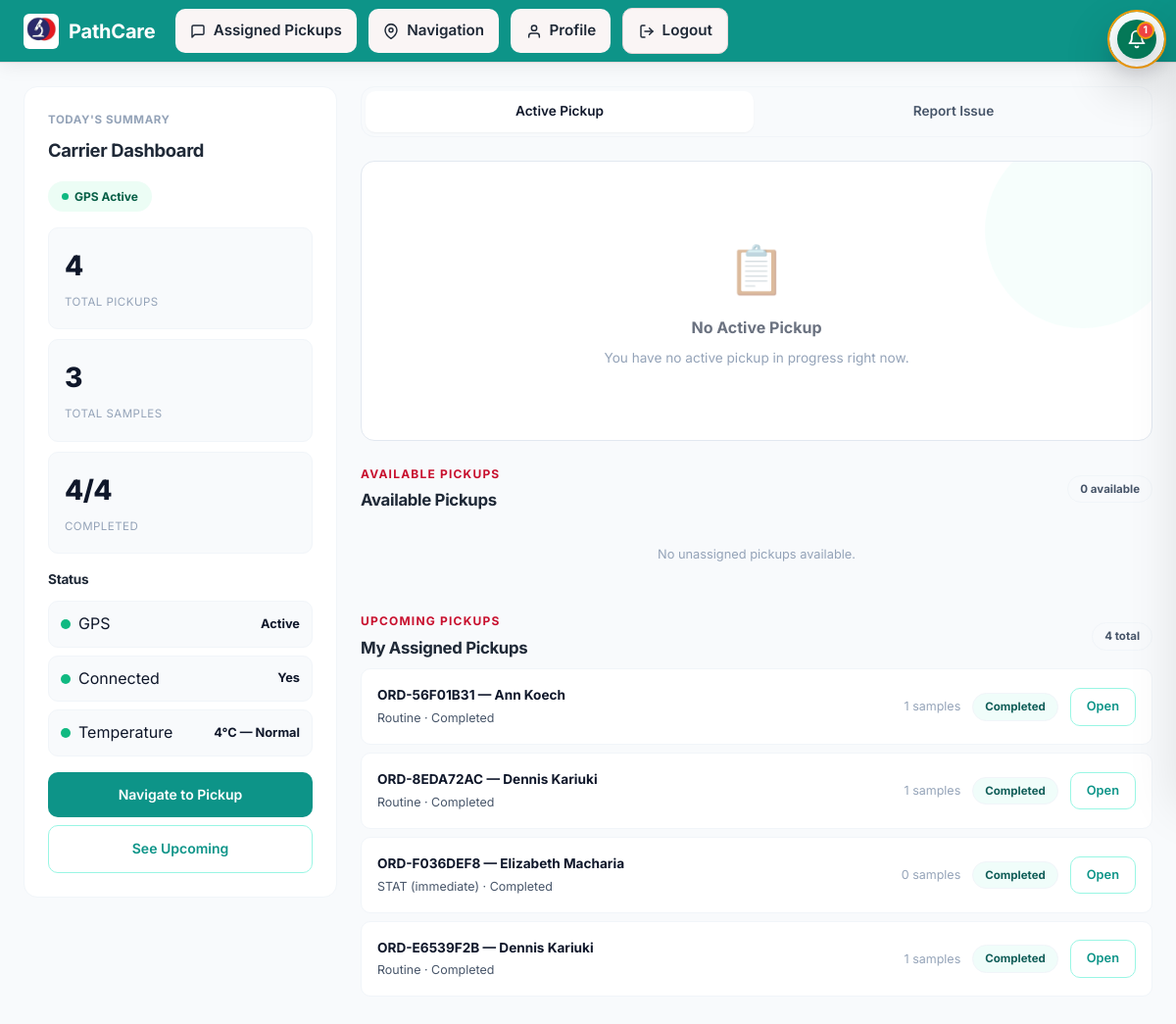
The page /carrier-view/ (signed in) on the database as committed earlier.
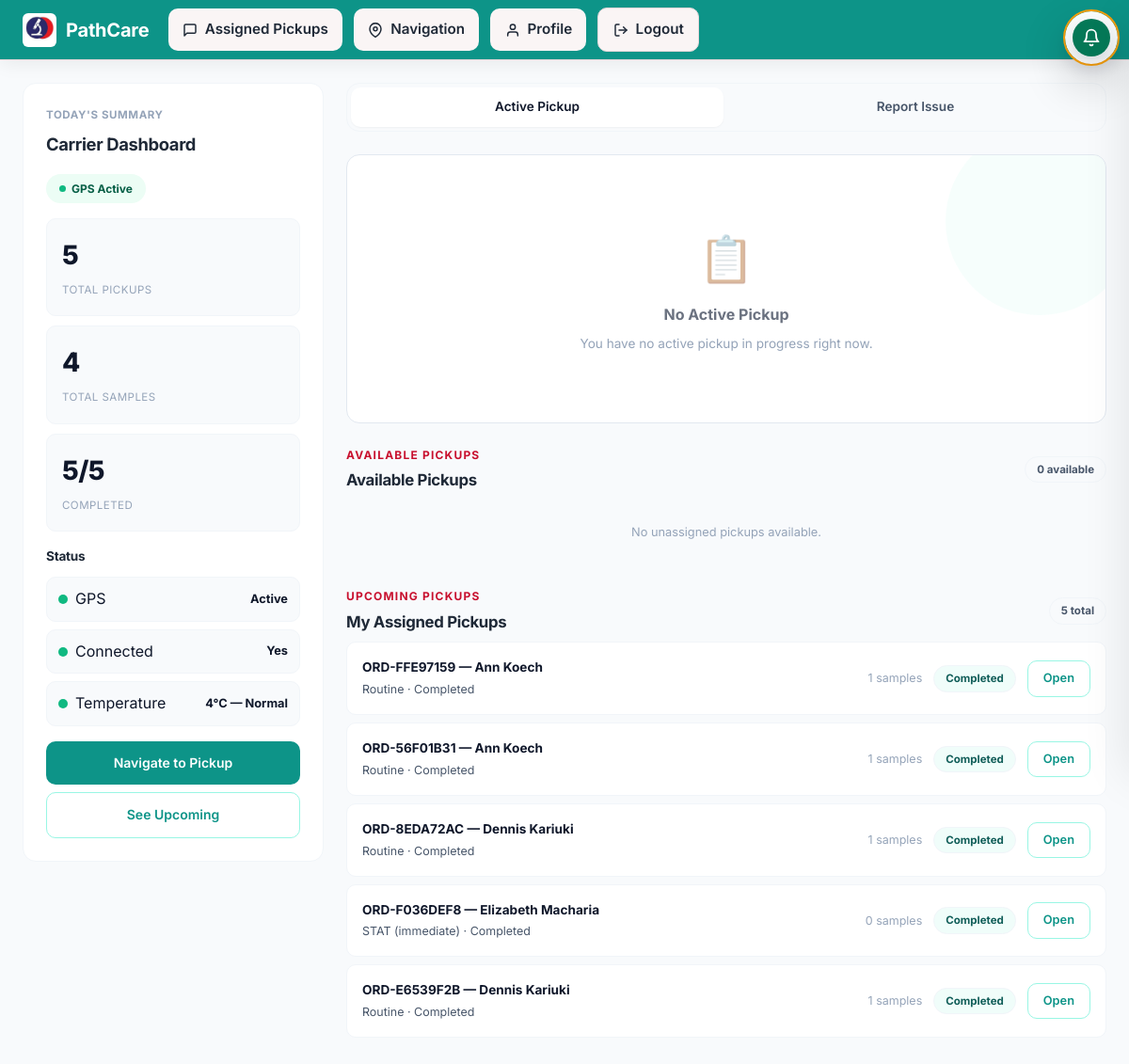
The same page on the database as committed later.
### tracking/models.py (models this page shows, shortened)
class Order(models.Model):
    class Priority(models.TextChoices):
        ROUTINE = "routine", "Routine"
        URGENT = "urgent", "Priority"
        STAT = "stat", "STAT (immediate)"
    class Status(models.TextChoices):
        PENDING_REVIEW = "pending_review", "Pending review"
        PENDING = "pending", "Pending assignment"
        ASSIGNED = "assigned", "Assigned to carrier"
        ACCEPTED = "accepted", "Accepted by carrier"
        EN_ROUTE_TO_CLIENT = "en_route_client", "En route to client"
        AT_CLIENT = "at_client", "Arrived at client"
        PICKED_UP = "picked_up", "Picked up"
        IN_TRANSIT = "in_transit", "In transit"
        DELIVERED = "delivered", "Delivered to lab"
        RECEIVED = "received", "Received at lab"
        COMPLETED = "completed", "Completed"
        CANCELLED = "cancelled", "Cancelled"
    id = models.UUIDField(primary_key=True, default=uuid.uuid4, editable=False)
    reference_code = models.CharField(max_length=32, unique=True)
    client = models.ForeignKey(Client, on_delete=models.PROTECT, related_name="orders")
    facility = models.ForeignKey(
        'core.Facility',
        on_delete=models.SET_NULL,
        null=True,
        blank=True,
        related_name='orders',
        help_text="Facility for this pickup (defaults to client's default facility)"
    )
    carrier = models.ForeignKey(
        Carrier, on_delete=models.SET_NULL, null=True, blank=True, related_name="orders"
    )
    priority = models.CharField(max_length=16, choices=Priority.choices, default=Priority.ROUTINE)
    status = models.CharField(max_length=16, choices=Status.choices, default=Status.PENDING)
    requested_pickup_time = models.DateTimeField(null=True, blank=True)
    samples_ready_at = models.DateTimeField(null=True, blank=True)
    requestor_name = models.CharField(max_length=255, blank=True)
    requestor_phone = models.CharField(max_length=32, blank=True)
    reception_details = models.CharField(max_length=255, blank=True)
    parking_notes = models.CharField(max_length=255, blank=True)
    security_instructions = models.CharField(max_length=255, blank=True)
    pickup_address = models.CharField(max_length=255, blank=True)
    distance_to_lab_km = models.FloatField(null=True, blank=True)
    estimated_pickup_minutes = models.IntegerField(null=True, blank=True)
    notes = models.TextField(blank=True)
    latitude = models.FloatField(null=True, blank=True)
    longitude = models.FloatField(null=True, blank=True)
    created_at = models.DateTimeField(auto_now_add=True)
    updated_at = models.DateTimeField(auto_now=True)

class Client(models.Model):
    id = models.UUIDField(primary_key=True, default=uuid.uuid4, editable=False)
    name = models.CharField(max_length=255)
    contact_name = models.CharField(max_length=255, blank=True)
    contact_phone = models.CharField(max_length=32)
    contact_email = models.EmailField(blank=True)
    address = models.CharField(max_length=255)
    latitude = models.FloatField(null=True, blank=True)
    longitude = models.FloatField(null=True, blank=True)
    default_facility = models.ForeignKey(
        'core.Facility',
        on_delete=models.SET_NULL,
        null=True,
        blank=True,
        related_name='clients',
        help_text="Default facility for this client's pickups"
    )
    is_active = models.BooleanField(default=True)
    created_at = models.DateTimeField(auto_now_add=True)

### tracking/views.py (the view, shortened to what this page needs)
# urls.py: path("carrier-view/", views.carrier_view, name="carrier_view"),
@role_required("super_admin", "carrier")
def carrier_view(request):
    carrier = getattr(request.user, "carrier_profile", None)
    assigned_orders = Order.objects.filter(carrier=carrier).order_by("-created_at")
    available_orders = Order.objects.filter(
        carrier__isnull=True,
        status=Order.Status.PENDING,
    ).select_related("client").order_by("requested_pickup_time", "created_at")
    next_pickup_order = Order.objects.filter(
        carrier=carrier,
        status__in=[
            Order.Status.ASSIGNED,
            Order.Status.ACCEPTED,
            Order.Status.EN_ROUTE_TO_CLIENT,
            Order.Status.AT_CLIENT,
        ],
        latitude__isnull=False,
        longitude__isnull=False,
    ).order_by("requested_pickup_time").first()
    lab_return_order = Order.objects.filter(
        carrier=carrier,
        status__in=[
            Order.Status.PICKED_UP,
            Order.Status.IN_TRANSIT,
            Order.Status.DELIVERED,
        ],
    ).order_by("requested_pickup_time").first()
    issue_form = None
    if request.method == "POST" and "issue_submit" in request.POST:
        issue_form = CarrierIssueForm(request.POST)
        if issue_form.is_valid():
            issue = issue_form.save(commit=False)
            issue.carrier = carrier
            if not issue.order and next_pickup_order:
                issue.order = next_pickup_order
            issue.save()
            review_users = User.objects.filter(role__in=[User.Role.SUPER_ADMIN, User.Role.DISPATCHER], is_active=True)
            for recipient in review_users:
                Notification.objects.create(
                    user=recipient,
                    order=issue.order,
                    message=f"Carrier {carrier.display_name} reported {issue.get_category_display()}: {issue.description[:120]}",
                )
            messages.success(request, "Issue reported. Dispatcher and admin have been notified.")
            return redirect("tracking:carrier_view")
    else:
        issue_form = CarrierIssueForm(initial={
            "order": next_pickup_order.pk if next_pickup_order else None,
        })
    assigned_orders = assigned_orders.prefetch_related('samples')
    available_orders = available_orders.prefetch_related('samples')
    carrier_location = None
    next_pickup_distance_km = None
    next_pickup_eta_minutes = None
    lab_location = {
        "latitude": settings.LAB_LOCATION["latitude"],
        "longitude": settings.LAB_LOCATION["longitude"],
    }
    if carrier and carrier.current_latitude is not None and carrier.current_longitude is not None:
        carrier_location = {
            "latitude": carrier.current_latitude,
            "longitude": carrier.current_longitude,
        }
    active_destination = None
    if lab_return_order:
        active_destination = lab_location
    elif next_pickup_order:
        active_destination = {
            "latitude": next_pickup_order.latitude,
            "longitude": next_pickup_order.longitude,
        }
    total_pickups = assigned_orders.count()
    total_samples = sum(order.samples.count() for order in assigned_orders)
    completed_pickups = assigned_orders.filter(status__in=[
        Order.Status.DELIVERED,
        Order.Status.RECEIVED,
        Order.Status.COMPLETED,
    ]).count()
    gps_active = carrier_location is not None
    connected = carrier.user.is_active if carrier and carrier.user else False
    carrier_issues = CarrierIssue.objects.filter(carrier=carrier).order_by("-created_at")[:8]
    active_order = lab_return_order or next_pickup_order
    return render(request, "tracking/carrier_view.html", {
        "carrier": carrier,
        "orders": assigned_orders,
        "available_orders": available_orders,
        "next_pickup_order": next_pickup_order,
        "lab_return_order": lab_return_order,
        "active_order": active_order,
        "carrier_location": carrier_location,
        "lab_location": lab_location,
        "next_pickup_distance_km": next_pickup_distance_km,
        "next_pickup_eta_minutes": next_pickup_eta_minutes,
        "total_pickups": total_pickups,
        "total_samples": total_samples,
        "completed_pickups": completed_pickups,
        "gps_active": gps_active,
        "connected": connected,
        "issue_form": issue_form,
        "carrier_issues": carrier_issues,
    })

### tracking/context_processors.py (called while the page is built)
def notifications(request):
    if not request.user.is_authenticated:
        return {}
    try:
        unread = Notification.objects.filter(user=request.user, is_read=False).count()
        recent = Notification.objects.filter(user=request.user).order_by("-created_at")[:10]
        return {"notifications_unread_count": unread, "notifications_list": recent}
    except Exception:
        return {}

### tracking/templates/tracking/carrier_view.html (shortened to what the changed rows need)
{% extends "tracking/base.html" %}
{% block content %}
<div class="carrier-layout">
  <aside class="carrier-sidebar">
    <div class="panel-card">
      <div class="stat-tiles" style="margin-top: var(--space-md);">
        <div class="stat-tile"><strong>{{ total_pickups }}</strong><small>Total Pickups</small></div>
        <div class="stat-tile"><strong>{{ total_samples }}</strong><small>Total Samples</small></div>
        <div class="stat-tile"><strong>{{ completed_pickups }}/{{ total_pickups }}</strong><small>Completed</small></div>
      </div>
    </div>
  </aside>
  <main>
    <section id="upcoming-pickups" style="margin-top:var(--space-lg);">
      <div class="section-row" style="margin-top:var(--space-lg);">
        <div>
          <p class="eyebrow" style="margin:0 0 4px;">Upcoming Pickups</p>
          <h3>My Assigned Pickups</h3>
        </div>
        <span class="chip">{{ orders|length }} total</span>
      </div>
      <div class="pickup-list">
        {% if orders %}
          {% for order in orders %}
            {% if not next_pickup_order or order.pk != next_pickup_order.pk %}
              <div class="pickup-card">
                <div>
                  <strong>{{ order.reference_code }} — {{ order.client.name }}</strong>
                  <p>{{ order.get_priority_display }} · {{ order.get_status_display }}</p>
                </div>
                <div style="display:flex;align-items:center;gap:12px;">
                  <span style="font-size:.78rem;color:var(--color-text-muted);">{{ order.samples.count }} samples</span>
                  <span class="chip chip--active">{{ order.get_status_display }}</span>
                  <a class="btn btn--sm btn--outline" href="{% url 'tracking:order_detail' order.pk %}">Open</a>
                </div>
              </div>
            {% endif %}
          {% endfor %}
        {% else %}
          <p style="font-size:.8rem;color:var(--color-text-muted);padding:var(--space-lg);text-align:center;">No assigned orders yet.</p>
        {% endif %}
      </div>
    </section>
  </main>
</div>
{% endblock %}

Rows that differ between the two databases and show on the page:
added Order: reference_code "ORD-FFE97159", client.name "Ann Koech", priority "Routine", status "Completed", samples.count "1"
Other text that changed with them:
{{ total_pickups }}: "4" → "5"
{{ total_samples }}: "3" → "4"
{{ completed_pickups }}: "4" → "5"
{{ orders|length }}: "4" → "5"
{{ notifications_unread_count }}: "1" → (not shown)
